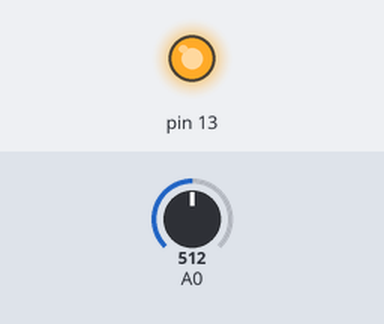
The sketch below on a simulated Arduino Uno, built with avr-gcc and run on an emulated ATmega328P. Parts: output pins drawn as LEDs (lit = HIGH). The test bench sets the inputs (shaded band); at power-on: A0 = 512.

Above: at 1.2 s.
1.3 s: A0 set to 495
At 2.4 s:
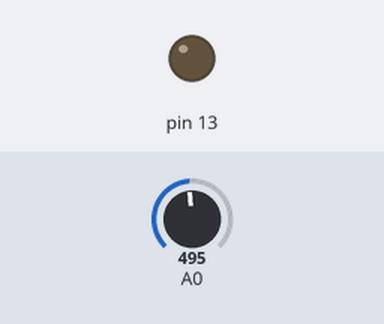
2.8 s: A0 set to 522
At 3.8 s:
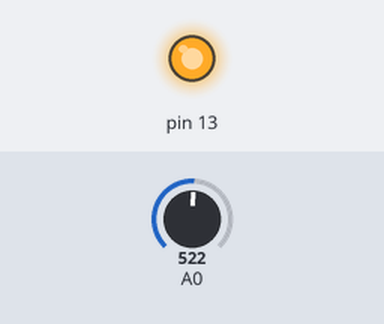
4.3 s: A0 set to 511
At 5.7 s:
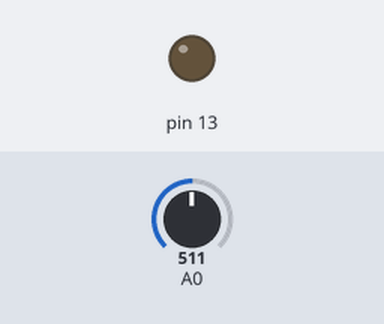
Timing chart, 0 to 7.3 s (numbered marks = the images above; inputs shaded):
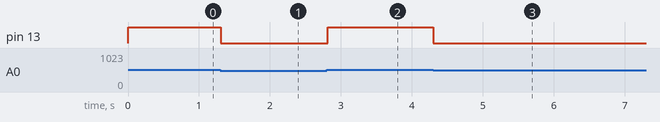

The sketch:

ADC.ino
```cpp
// ADC.ino - ADC bang thanh ghi cho Arduino Uno / ATmega328P
// A0 (ADC0/PC0): dien ap dau vao 0..Vcc.
// D13 sang khi gia tri ADC >= 512 (xap xi 2.5 V neu Vref = AVcc = 5 V).

#ifndef F_CPU
#define F_CPU 16000000UL
#endif

#include <avr/io.h>
#include <stdint.h>
#include <util/delay.h>

static void adc_init(void)
{
  // Vref = AVcc, ket qua can phai, chon kenh ADC0 ban dau.
  ADMUX = _BV(REFS0);

  // Bat ADC, prescaler 128 => clock ADC = 125 kHz voi F_CPU = 16 MHz.
  ADCSRA = _BV(ADEN) | _BV(ADPS2) | _BV(ADPS1) | _BV(ADPS0);
  ADCSRB = 0;       // free-running mode khong dung trong vi du nay
  DIDR0 = _BV(ADC0D); // tat input digital o chan ADC0
}

static uint16_t adc_read(uint8_t channel)
{
  // ADC0..ADC5 tuong ung A0..A5.
  ADMUX = _BV(REFS0) | (channel & 0x07);
  ADCSRA |= _BV(ADSC); // bat dau chuyen doi

  while (ADCSRA & _BV(ADSC)) {
    // Cho chuyen doi xong.
  }
  return ADC;
}

void setup()
{
  DDRB |= _BV(DDB5);
  PORTB &= ~_BV(PORTB5);
  adc_init();
}

void loop()
{
  uint16_t value = adc_read(0);

  if (value >= 512) {
    PORTB |= _BV(PORTB5);
  } else {
    PORTB &= ~_BV(PORTB5);
  }
  _delay_ms(20);
}
```

Measured:
- the behaviour switches between 512 and 511 on A0 (found by bisection; images 0 and 1)
- after the input at 1.3 s, pin 13: HIGH → LOW at once
- after the input at 2.8 s, pin 13: LOW → HIGH at once
- after the input at 4.3 s, pin 13: HIGH → LOW at once
